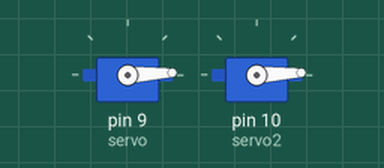
The sketch below on a simulated Arduino Uno, built with avr-gcc and run on an emulated ATmega328P. Shown: 2 × servo.

Above: at 0.05 s.
At 0.65 s:
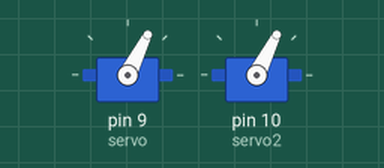
At 1.15 s:
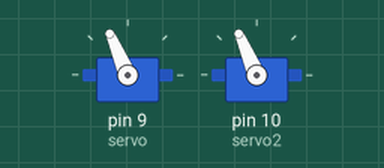
At 2.3 s:
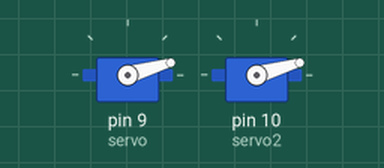
Timing chart, 0 to 5.6 s (numbered marks = the images above):
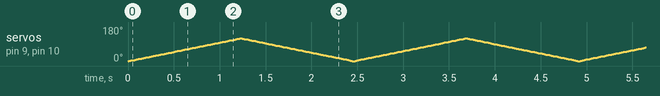

The sketch:

servo-l293d.ino
```cpp
//#include "AFMotor.h"
#include "Servo.h"

Servo  servo;
Servo  servo2;
int pos = 0;
void setup() {

    servo.attach(9); // SER0
    servo2.attach(10); // SER0
    }

void loop() {
    //servo.write(0);
    //delay(300);

   //servo.write(180);
   //delay(300);

    for (pos = 0; pos <=120; pos +=1){

    servo.write(pos);
    servo2.write(pos);
    delay(10);
  }

  for (pos=120; pos >= 0; pos -=1){

    servo.write(pos);
    servo2.write(pos);
    delay(10);
  }
}
```
